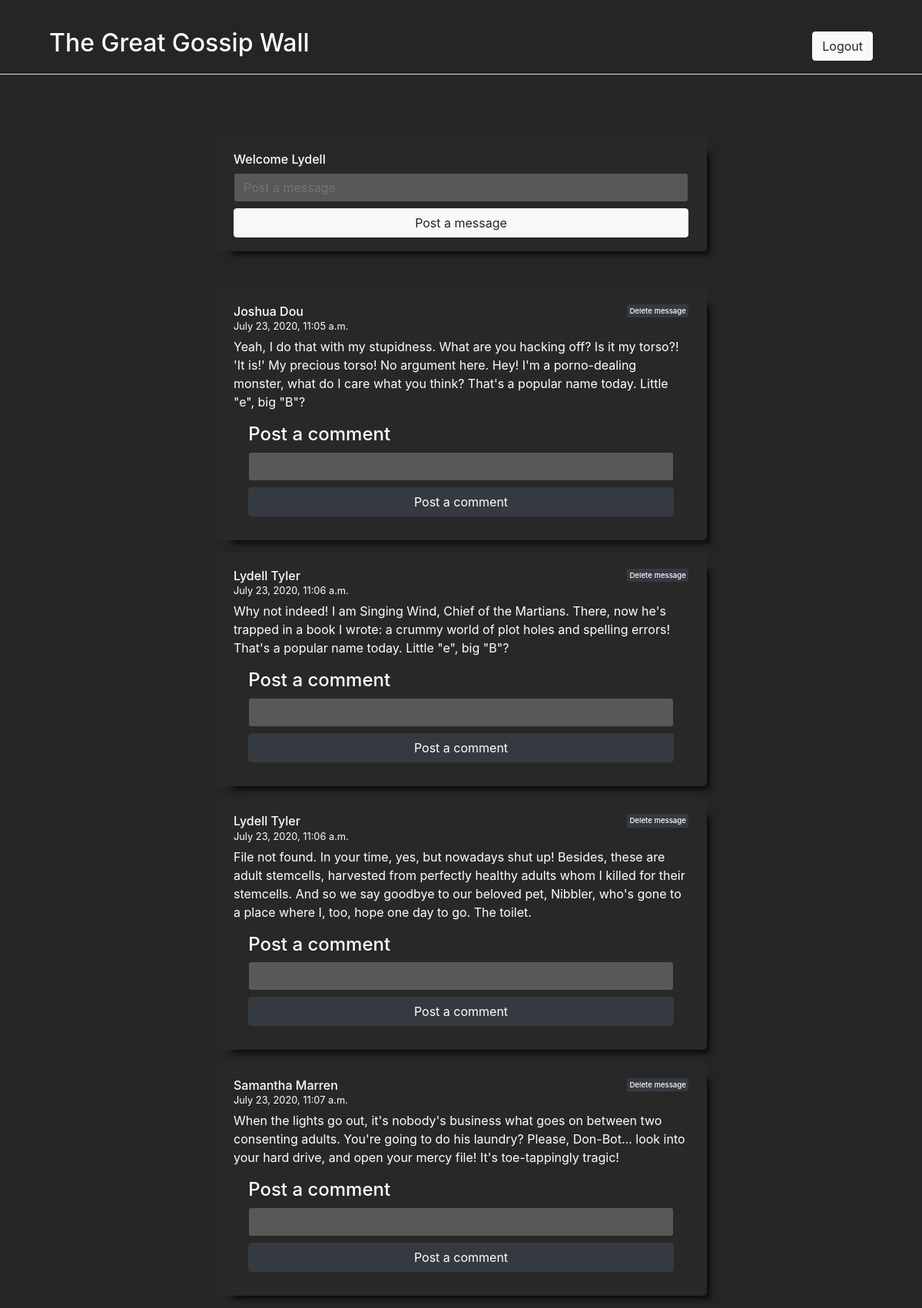
Page /wall (signed in) on the earlier database version.
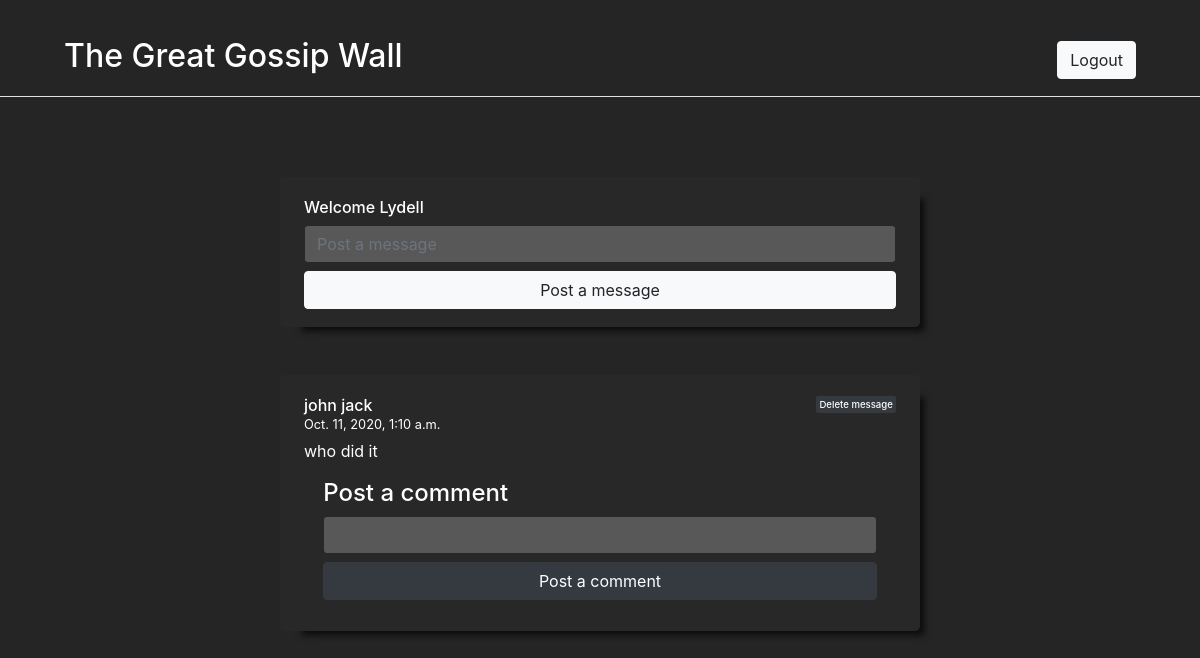
Same page on the later database version.
### the_wall/models.py (models this page shows)
class User(models.Model):
    first_name = models.CharField(max_length=255)
    last_name = models.CharField(max_length=255)
    email = models.CharField(max_length=255)
    password = models.CharField(max_length=255)
    created_at = models.DateTimeField(auto_now_add=True)
    updated_at = models.DateTimeField(auto_now=True)
    objects = UserManager()

class Message(models.Model):
    message = models.TextField()
    user = models.ForeignKey(User, related_name="messages", on_delete = models.CASCADE)
    created_at = models.DateTimeField(auto_now_add=True)
    updated_at = models.DateTimeField(auto_now=True)

### the_wall/views.py (the view, shortened to what this page needs)
# urls.py: path('wall', views.wall),
def wall(request):
    print(request.session['login'])
    user_id = request.session['userid']
    if request.session['login'] == True:
        context = {
            'user': User.objects.get(id=user_id),
            'all_user': User.objects.all(),
            'cmt': Comment.objects.all(),
            "msg": Message.objects.all(),
        }
    else:
        return redirect('/')
    return render(request, "wall.html", context)

### the_wall/templates/wall.html (shortened to what this page needs)
<!DOCTYPE html>
<html lang="en">
<head>
    {% load static %}
    <link rel="stylesheet" href="{% static 'styles.css' %}">
    <link rel="stylesheet" href="https://stackpath.bootstrapcdn.com/bootstrap/4.5.0/css/bootstrap.min.css"
>
</head>
<body class="wall_body">
    <nav class="navbar navbar-expand-sm navbar-toggleable-sm navbar-light border-bottom box-shadow mb-3">
            <a class="navbar-brand ml-5" href="/dashboard">
                <h2 class="text-white">The Great Gossip Wall</h2>
            </a>
            <div class="navbar-collapse collapse d-sm-inline-flex flex-sm-row-reverse mr-5">
                <ul class="headNew navbar-nav align-items-center">
                    <a class=" btn btn-light logoutbtn " href="/logout">Logout</a>
                </ul>
            </div>
    </nav>
    <div class="wall_page">
        <div class="post_sec">
            <h6>Welcome {{user.first_name}}</h6>
            <form action="/message" method="POST">
                <input type="text" placeholder="Post a message" name="message_form" class="post_area form-control">
                <button type="submit" class="post_btn btn btn-block btn-light" name="which_form" value={{user.id}}>Post
                    a message</button>
            </form>
        </div>
        <div class="message_sec">
            <div>
                {%for msg in msg%}
                <div class="feed_group">
                    <h6 class="mb-0">{{msg.user.first_name}} {{msg.user.last_name}}<a
                            href="/delete/{{msg.id}}/{{msg.user.id}}/msg" class="delete float-right btn-dark">Delete
                            message</a>
                    </h6>
                    <small>{{msg.created_at}}</small>
                    <p>{{msg.message}}</p>
                    <div class="post_comment_sec">
                        <h4>Post a comment</h4>
                        <form action="/comment" method="POST">
                            <input type="text" name="comment_form" class="post_area form-control"></input>
                            <button type="submit" class=" post_btn btn btn-block btn-dark" name="which_form"
                                value={{msg.id}}>Post a comment</button>
                        </form>
                    </div>
                </div>
                {%endfor%}
            </div>
        </div>
    </div>
</body>
</html>

### the_wall/static/styles.css (style rules this page uses)
* { vertical-align: top; }
.wall_body { margin: 0em; background-color:rgb(37, 37, 37); color: white; }
.post_sec input[type=text] { background-color: #585858; color: white; border: #72727200 1px solid; }
.post_comment_sec input[type=text] { background-color: #585858; color: white; border: #72727200 1px solid; }
.feed_group { background-color: #2c2c2c86; -webkit-box-shadow: 13px 13px 7px -9px rgba(0, 0, 0, 0.75); border-radius: .3em; padding: 1.3em 1.5em 1.3em 1.5em; margin-bottom: 1.5em; margin: 1em auto; max-width: 40em; }
.post_sec { background-color: #2c2c2c86; -webkit-box-shadow: 13px 13px 7px -9px rgba(0, 0, 0, 0.75); border-radius: .3em; padding: 1.3em 1.5em 4em 1.5em; margin: 5em auto 3em auto; max-width: 40em; }
.post_btn { float: right; margin-top: .5em; }
.delete { color: rgb(122, 122, 122); background: #3f3f3f; text-align: center; margin-left: 1em; width: 8.3em; font-size: .6em; vertical-align: middle; padding: .3em; border-radius: .2em; }
.post_comment_sec { padding: 0em 1.2em 3.5em 1.2em; }

Differences in the rows shown:
removed Message: user.first_name "Joshua", user.last_name "Dou", created_at "July 23, 2020, 11:05 a.m.", message "Yeah, I do that with my stupidness. What are you hacking off? Is it my torso?! 'It is!' My precious torso! No argument here. Hey! I'm a porno-dealing monster, what do I care what you think? That's a popular name today. Little \"e\", big \"B\"?", {{ msg.id }} 11 (drawn)
removed Message: user.first_name "Lydell", user.last_name "Tyler", created_at "July 23, 2020, 11:06 a.m.", message "Why not indeed! I am Singing Wind, Chief of the Martians. There, now he's trapped in a book I wrote: a crummy world of plot holes and spelling errors! That's a popular name today. Little \"e\", big \"B\"?", {{ msg.id }} 12 (drawn)
removed Message: user.first_name "Lydell", user.last_name "Tyler", created_at "July 23, 2020, 11:06 a.m.", message "File not found. In your time, yes, but nowadays shut up! Besides, these are adult stemcells, harvested from perfectly healthy adults whom I killed for their stemcells. And so we say goodbye to our beloved pet, Nibbler, who's gone to a place where I, too, hope one day to go. The toilet.", {{ msg.id }} 13 (drawn)
removed Message: user.first_name "Samantha", user.last_name "Marren", created_at "July 23, 2020, 11:07 a.m.", message "When the lights go out, it's nobody's business what goes on between two consenting adults. You're going to do his laundry? Please, Don-Bot… look into your hard drive, and open your mercy file! It's toe-tappingly tragic!", {{ msg.id }} 14 (drawn)
added Message: user.first_name "john", user.last_name "jack", created_at "Oct. 11, 2020, 1:10 a.m.", message "who did it", {{ msg.id }} 10 (drawn)
